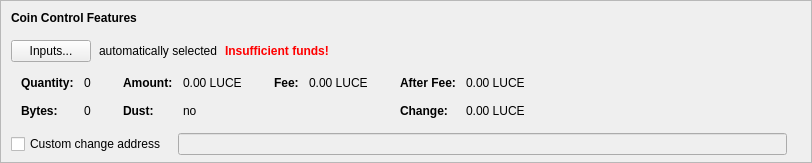
    <widget class="QFrame" name="frameCoinControl">
     <property name="sizePolicy">
      <sizepolicy hsizetype="Expanding" vsizetype="Expanding">
       <horstretch>0</horstretch>
       <verstretch>0</verstretch>
      </sizepolicy>
     </property>
     <property name="maximumSize">
      <size>
       <width>16777215</width>
       <height>16777215</height>
      </size>
     </property>
     <property name="frameShape">
      <enum>QFrame::StyledPanel</enum>
     </property>
     <property name="frameShadow">
      <enum>QFrame::Sunken</enum>
     </property>
     <layout class="QVBoxLayout" name="verticalLayoutCoinControl2">
      <property name="spacing">
       <number>0</number>
      </property>
      <property name="leftMargin">
       <number>0</number>
      </property>
      <property name="topMargin">
       <number>0</number>
      </property>
      <property name="rightMargin">
       <number>0</number>
      </property>
      <property name="bottomMargin">
       <number>6</number>
      </property>
      <item>
       <layout class="QVBoxLayout" name="verticalLayoutCoinControl" stretch="0,0,0,0,1">
        <property name="spacing">
         <number>0</number>
        </property>
        <property name="leftMargin">
         <number>10</number>
        </property>
        <property name="topMargin">
         <number>10</number>
        </property>
        <item>
         <layout class="QHBoxLayout" name="horizontalLayoutCoinControl1">
          <property name="bottomMargin">
           <number>15</number>
          </property>
          <item>
           <widget class="QLabel" name="labelCoinControlFeatures">
            <property name="sizePolicy">
             <sizepolicy hsizetype="Preferred" vsizetype="Maximum">
              <horstretch>0</horstretch>
              <verstretch>0</verstretch>
             </sizepolicy>
            </property>
            <property name="font">
             <font>
              <weight>75</weight>
              <bold>true</bold>
             </font>
            </property>
            <property name="styleSheet">
             <string notr="true">font-weight:bold;</string>
            </property>
            <property name="text">
             <string>Coin Control Features</string>
            </property>
           </widget>
          </item>
         </layout>
        </item>
        <item>
         <layout class="QHBoxLayout" name="horizontalLayoutCoinControl2" stretch="0,0,0,0">
          <property name="spacing">
           <number>8</number>
          </property>
          <property name="bottomMargin">
           <number>10</number>
          </property>
          <item>
           <widget class="QPushButton" name="pushButtonCoinControl">
            <property name="styleSheet">
             <string notr="true"/>
            </property>
            <property name="text">
             <string>Inputs...</string>
            </property>
            <property name="autoDefault">
             <bool>false</bool>
            </property>
           </widget>
          </item>
          <item>
           <widget class="QLabel" name="labelCoinControlAutomaticallySelected">
            <property name="text">
             <string>automatically selected</string>
            </property>
            <property name="margin">
             <number>5</number>
            </property>
           </widget>
          </item>
          <item>
           <widget class="QLabel" name="labelCoinControlInsuffFunds">
            <property name="font">
             <font>
              <weight>75</weight>
              <bold>true</bold>
             </font>
            </property>
            <property name="styleSheet">
             <string notr="true">color:red;font-weight:bold;</string>
            </property>
            <property name="text">
             <string>Insufficient funds!</string>
            </property>
            <property name="margin">
             <number>5</number>
            </property>
           </widget>
          </item>
          <item>
           <spacer name="horizontalSpacerCoinControl">
            <property name="orientation">
             <enum>Qt::Horizontal</enum>
            </property>
            <property name="sizeHint" stdset="0">
             <size>
              <width>40</width>
              <height>1</height>
             </size>
            </property>
           </spacer>
          </item>
         </layout>
        </item>
        <item>
         <widget class="QWidget" name="widgetCoinControl" native="true">
          <property name="sizePolicy">
           <sizepolicy hsizetype="Preferred" vsizetype="Preferred">
            <horstretch>0</horstretch>
            <verstretch>0</verstretch>
           </sizepolicy>
          </property>
          <property name="minimumSize">
           <size>
            <width>0</width>
            <height>0</height>
           </size>
          </property>
          <property name="styleSheet">
           <string notr="true"/>
          </property>
          <layout class="QHBoxLayout" name="horizontalLayoutCoinControl5">
           <property name="leftMargin">
            <number>0</number>
           </property>
           <property name="topMargin">
            <number>0</number>
           </property>
           <property name="rightMargin">
            <number>0</number>
           </property>
           <property name="bottomMargin">
            <number>0</number>
           </property>
           <item>
            <layout class="QHBoxLayout" name="horizontalLayoutCoinControl3" stretch="0,0,0,1">
             <property name="spacing">
              <number>20</number>
             </property>
             <property name="topMargin">
              <number>0</number>
             </property>
             <property name="bottomMargin">
              <number>10</number>
             </property>
             <item>
              <layout class="QFormLayout" name="formLayoutCoinControl1">
               <property name="horizontalSpacing">
                <number>10</number>
               </property>
               <property name="verticalSpacing">
                <number>14</number>
               </property>
               <property name="leftMargin">
                <number>10</number>
               </property>
               <property name="topMargin">
                <number>4</number>
               </property>
               <property name="rightMargin">
                <number>6</number>
               </property>
               <item row="0" column="0">
                <widget class="QLabel" name="labelCoinControlQuantityText">
                 <property name="font">
                  <font>
                   <weight>75</weight>
                   <bold>true</bold>
                  </font>
                 </property>
                 <property name="text">
                  <string>Quantity:</string>
                 </property>
                 <property name="margin">
                  <number>0</number>
                 </property>
                </widget>
               </item>
               <item row="0" column="1">
                <widget class="QLabel" name="labelCoinControlQuantity">
                 <property name="cursor">
                  <cursorShape>IBeamCursor</cursorShape>
                 </property>
                 <property name="contextMenuPolicy">
                  <enum>Qt::ActionsContextMenu</enum>
                 </property>
                 <property name="text">
                  <string notr="true">0</string>
                 </property>
                 <property name="margin">
                  <number>0</number>
                 </property>
                 <property name="textInteractionFlags">
                  <set>Qt::LinksAccessibleByMouse|Qt::TextSelectableByKeyboard|Qt::TextSelectableByMouse</set>
                 </property>
                </widget>
               </item>
               <item row="1" column="0">
                <widget class="QLabel" name="labelCoinControlBytesText">
                 <property name="font">
                  <font>
                   <weight>75</weight>
                   <bold>true</bold>
                  </font>
                 </property>
                 <property name="text">
                  <string>Bytes:</string>
                 </property>
                </widget>
               </item>
               <item row="1" column="1">
                <widget class="QLabel" name="labelCoinControlBytes">
                 <property name="cursor">
                  <cursorShape>IBeamCursor</cursorShape>
                 </property>
                 <property name="contextMenuPolicy">
                  <enum>Qt::ActionsContextMenu</enum>
                 </property>
                 <property name="text">
                  <string notr="true">0</string>
                 </property>
                 <property name="textInteractionFlags">
                  <set>Qt::LinksAccessibleByMouse|Qt::TextSelectableByKeyboard|Qt::TextSelectableByMouse</set>
                 </property>
                </widget>
               </item>
              </layout>
             </item>
             <item>
              <layout class="QFormLayout" name="formLayoutCoinControl2">
               <property name="horizontalSpacing">
                <number>10</number>
               </property>
               <property name="verticalSpacing">
                <number>14</number>
               </property>
               <property name="leftMargin">
                <number>6</number>
               </property>
               <property name="topMargin">
                <number>4</number>
               </property>
               <property name="rightMargin">
                <number>6</number>
               </property>
               <item row="0" column="0">
                <widget class="QLabel" name="labelCoinControlAmountText">
                 <property name="font">
                  <font>
                   <weight>75</weight>
                   <bold>true</bold>
                  </font>
                 </property>
                 <property name="text">
                  <string>Amount:</string>
                 </property>
                 <property name="margin">
                  <number>0</number>
                 </property>
                </widget>
               </item>
               <item row="0" column="1">
                <widget class="QLabel" name="labelCoinControlAmount">
                 <property name="cursor">
                  <cursorShape>IBeamCursor</cursorShape>
                 </property>
                 <property name="contextMenuPolicy">
                  <enum>Qt::ActionsContextMenu</enum>
                 </property>
                 <property name="text">
                  <string notr="true">0.00 LUCE</string>
                 </property>
                 <property name="textInteractionFlags">
                  <set>Qt::LinksAccessibleByMouse|Qt::TextSelectableByKeyboard|Qt::TextSelectableByMouse</set>
                 </property>
                </widget>
               </item>
               <item row="1" column="0">
                <widget class="QLabel" name="labelCoinControlLowOutputText">
                 <property name="font">
                  <font>
                   <weight>75</weight>
                   <bold>true</bold>
                  </font>
                 </property>
                 <property name="text">
                  <string>Dust:</string>
                 </property>
                </widget>
               </item>
               <item row="1" column="1">
                <widget class="QLabel" name="labelCoinControlLowOutput">
                 <property name="cursor">
                  <cursorShape>IBeamCursor</cursorShape>
                 </property>
                 <property name="contextMenuPolicy">
                  <enum>Qt::ActionsContextMenu</enum>
                 </property>
                 <property name="text">
                  <string notr="true">no</string>
                 </property>
                 <property name="textInteractionFlags">
                  <set>Qt::LinksAccessibleByMouse|Qt::TextSelectableByKeyboard|Qt::TextSelectableByMouse</set>
                 </property>
                </widget>
               </item>
              </layout>
             </item>
             <item>
              <layout class="QFormLayout" name="formLayoutCoinControl3">
               <property name="horizontalSpacing">
                <number>10</number>
               </property>
               <property name="verticalSpacing">
                <number>14</number>
               </property>
               <property name="leftMargin">
                <number>6</number>
               </property>
               <property name="topMargin">
                <number>4</number>
               </property>
               <property name="rightMargin">
                <number>6</number>
               </property>
               <item row="0" column="0">
                <widget class="QLabel" name="labelCoinControlFeeText">
                 <property name="font">
                  <font>
                   <weight>75</weight>
                   <bold>true</bold>
                  </font>
                 </property>
                 <property name="text">
                  <string>Fee:</string>
                 </property>
                 <property name="margin">
                  <number>0</number>
                 </property>
                </widget>
               </item>
               <item row="0" column="1">
                <widget class="QLabel" name="labelCoinControlFee">
                 <property name="cursor">
                  <cursorShape>IBeamCursor</cursorShape>
                 </property>
                 <property name="contextMenuPolicy">
                  <enum>Qt::ActionsContextMenu</enum>
                 </property>
                 <property name="text">
                  <string notr="true">0.00 LUCE</string>
                 </property>
                 <property name="textInteractionFlags">
                  <set>Qt::LinksAccessibleByMouse|Qt::TextSelectableByKeyboard|Qt::TextSelectableByMouse</set>
                 </property>
                </widget>
               </item>
              </layout>
             </item>
             <item>
              <layout class="QFormLayout" name="formLayoutCoinControl4">
               <property name="horizontalSpacing">
                <number>10</number>
               </property>
               <property name="verticalSpacing">
                <number>14</number>
               </property>
               <property name="leftMargin">
                <number>6</number>
               </property>
               <property name="topMargin">
                <number>4</number>
               </property>
               <property name="rightMargin">
                <number>6</number>
               </property>
               <item row="0" column="0">
                <widget class="QLabel" name="labelCoinControlAfterFeeText">
                 <property name="font">
                  <font>
                   <weight>75</weight>
                   <bold>true</bold>
                  </font>
                 </property>
                 <property name="text">
                  <string>After Fee:</string>
                 </property>
                 <property name="margin">
                  <number>0</number>
                 </property>
                </widget>
               </item>
               <item row="0" column="1">
                <widget class="QLabel" name="labelCoinControlAfterFee">
                 <property name="cursor">
                  <cursorShape>IBeamCursor</cursorShape>
                 </property>
                 <property name="contextMenuPolicy">
                  <enum>Qt::ActionsContextMenu</enum>
                 </property>
                 <property name="text">
                  <string notr="true">0.00 LUCE</string>
                 </property>
                 <property name="textInteractionFlags">
                  <set>Qt::LinksAccessibleByMouse|Qt::TextSelectableByKeyboard|Qt::TextSelectableByMouse</set>
                 </property>
                </widget>
               </item>
               <item row="1" column="0">
                <widget class="QLabel" name="labelCoinControlChangeText">
                 <property name="font">
                  <font>
                   <weight>75</weight>
                   <bold>true</bold>
                  </font>
                 </property>
                 <property name="text">
                  <string>Change:</string>
                 </property>
                </widget>
               </item>
               <item row="1" column="1">
                <widget class="QLabel" name="labelCoinControlChange">
                 <property name="cursor">
                  <cursorShape>IBeamCursor</cursorShape>
                 </property>
                 <property name="contextMenuPolicy">
                  <enum>Qt::ActionsContextMenu</enum>
                 </property>
                 <property name="text">
                  <string notr="true">0.00 LUCE</string>
                 </property>
                 <property name="textInteractionFlags">
                  <set>Qt::LinksAccessibleByMouse|Qt::TextSelectableByKeyboard|Qt::TextSelectableByMouse</set>
                 </property>
                </widget>
               </item>
              </layout>
             </item>
            </layout>
           </item>
          </layout>
         </widget>
        </item>
        <item>
         <layout class="QHBoxLayout" name="horizontalLayoutCoinControl4" stretch="0,0,0">
          <property name="spacing">
           <number>12</number>
          </property>
          <property name="sizeConstraint">
           <enum>QLayout::SetDefaultConstraint</enum>
          </property>
          <property name="topMargin">
           <number>5</number>
          </property>
          <property name="rightMargin">
           <number>5</number>
          </property>
          <item>
           <widget class="QCheckBox" name="checkBoxCoinControlChange">
            <property name="toolTip">
             <string>If this is activated, but the change address is empty or invalid, change will be sent to a newly generated address.</string>
            </property>
            <property name="text">
             <string>Custom change address</string>
            </property>
           </widget>
          </item>
          <item>
           <widget class="QValidatedLineEdit" name="lineEditCoinControlChange">
            <property name="enabled">
             <bool>false</bool>
            </property>
            <property name="sizePolicy">
             <sizepolicy hsizetype="Expanding" vsizetype="Fixed">
              <horstretch>0</horstretch>
              <verstretch>0</verstretch>
             </sizepolicy>
            </property>
           </widget>
          </item>
          <item>
           <widget class="QLabel" name="labelCoinControlChangeLabel">
            <property name="sizePolicy">
             <sizepolicy hsizetype="Preferred" vsizetype="Expanding">
              <horstretch>0</horstretch>
              <verstretch>0</verstretch>
             </sizepolicy>
            </property>
            <property name="minimumSize">
             <size>
              <width>0</width>
              <height>0</height>
             </size>
            </property>
            <property name="text">
             <string/>
            </property>
            <property name="margin">
             <number>3</number>
            </property>
           </widget>
          </item>
         </layout>
        </item>
        <item>
         <spacer name="verticalSpacerCoinControl">
          <property name="orientation">
           <enum>Qt::Vertical</enum>
          </property>
          <property name="sizeHint" stdset="0">
           <size>
            <width>800</width>
            <height>1</height>
           </size>
          </property>
         </spacer>
        </item>
       </layout>
      </item>
     </layout>
    </widget>
